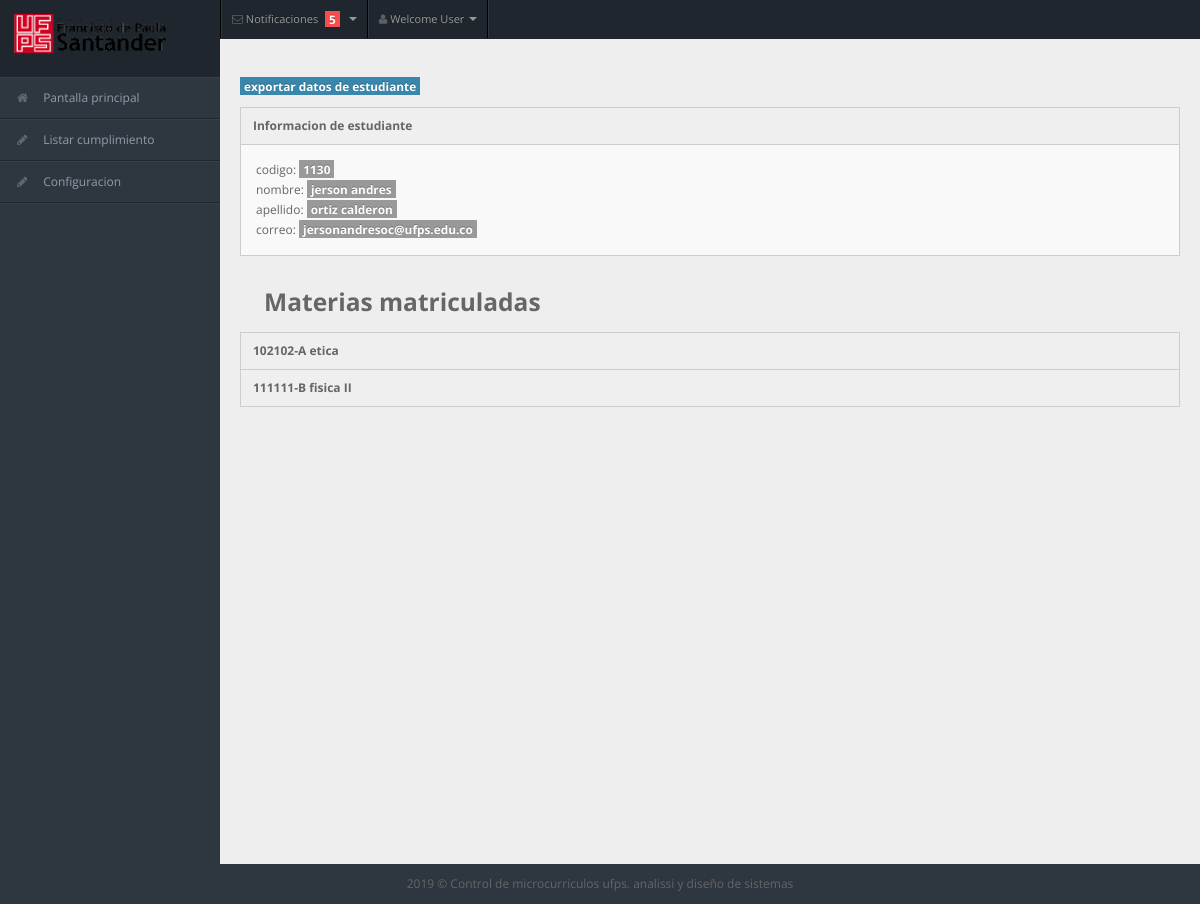
Screenshot of /views/admin/estudiante.php?cod=1130 with the database file from the repository.
### tables this page shows
CREATE TABLE `persona` (
  `codigo` int(11) NOT NULL,
  `nombre` varchar(50) NOT NULL,
  `apellidos` varchar(50) NOT NULL,
  `correo` varchar(50) NOT NULL,
  `contrasena` varchar(255) NOT NULL,
  `tipo` int(11) NOT NULL
);

CREATE TABLE `asignatura` (
  `codigo` int(11) NOT NULL,
  `nombre` varchar(50) NOT NULL,
  `semestre` int(11) NOT NULL,
  `intensidadhoraria` int(11) NOT NULL,
  `creditos` int(11) NOT NULL,
  `nombre_plandeestudios` varchar(50) NOT NULL
);

CREATE TABLE `grupo` (
  `grupo_numero` int(11) NOT NULL,
  `codigo_asignatura` int(11) NOT NULL,
  `grupo` char(1) NOT NULL DEFAULT 'A',
  `codigo_docente` int(11) NOT NULL
);

### model/DAO/personaDAO.php (called while the page is built, shortened)
<?php
require_once '../../model/DTO/personaDTO.php';
class personaDAO {
    public function consultar($id) {
        $conexion = new Conexion();
        $consulta = $conexion->prepare('SELECT * FROM persona WHERE codigo= :idc');
        $consulta->bindParam(':idc', $id);
        $consulta->execute();
        $tabla_datos = $consulta->fetchAll(PDO::FETCH_ASSOC);
        $ces = null;
        if (count($tabla_datos) == 1) {
            foreach ($tabla_datos as $con => $valor) {
                $ces = new personaDTO();
                $ces->setCodigo($tabla_datos[$con]["codigo"]);
                $ces->setNombre($tabla_datos[$con]["nombre"]);
                $ces->setApellido($tabla_datos[$con]["apellidos"]);
                $ces->setCorreo($tabla_datos[$con]["correo"]);
                $ces->setContrasena($tabla_datos[$con]["contrasena"]);
                $ces->setTipo($tabla_datos[$con]["tipo"]);
            }
            return $ces;
        } else {
            return null;
        }
    }
}

### model/DTO/personaDTO.php (called while the page is built, shortened)
<?php
class personaDTO {
    private $codigo;
    private $nombre;
    private $apellido;
    private $correo;
    function getCodigo() {
        return $this->codigo;
    }
    function getNombre() {
        return $this->nombre;
    }
    function getApellido() {
        return $this->apellido;
    }
    function getCorreo() {
        return $this->correo;
    }
    function setCodigo($codigo) {
        $this->codigo = $codigo;
    }
    function setNombre($nombre) {
        $this->nombre = $nombre;
    }
    function setApellido($apellido) {
        $this->apellido = $apellido;
    }
    function setCorreo($correo) {
        $this->correo = $correo;
    }
}

### model/DAO/estudianteDAO.php (called while the page is built, shortened)
<?php
require_once '../../model/DTO/asignaturaDTO.php';
class estudianteDAO {
    public function obtenerMatricula($codigo) {
        $conexion = new Conexion();
        $consulta = $conexion->prepare('SELECT M.* FROM matricula M , estudiante E   WHERE E.id_matricula = M.id AND E.codigo_persona = :idc');
        $consulta->bindParam(':idc', $codigo);
        $consulta->execute();
        $ces = null;
        $tabla_datos = $consulta->fetchAll(PDO::FETCH_ASSOC);
        foreach ($tabla_datos as $con => $valor) {
            $ces = new matriculaDTO();
            $ces->setId($tabla_datos[$con]["id"]);
            $ces->setSemestre($tabla_datos[$con]["semestre"]);
            $ces->setCodigo_programa($tabla_datos[$con]["codigo_programa"]);
        }
        return $ces;
    }
    public function consultarMaterias($id) {
        $conexion = new Conexion();
        $consulta = $conexion->prepare("SELECT A.* , G.* FROM persona P , estudiante E , matricula M , grupo G ,asignatura A , grupomatricula GM WHERE P.codigo=:idc AND P.codigo=E.codigo_persona AND M.id = E.id_matricula AND GM.id_matricula=E.id_matricula and G.codigo_asignatura = A.codigo AND GM.grupo_numero=G.grupo_numero");
        $consulta->bindParam(':idc', $id);
        $consulta->execute();
        $tabla_datos = $consulta->fetchAll(PDO::FETCH_ASSOC);
        $astraba = array();
        foreach ($tabla_datos as $con => $valor) {
            $ces = new asignaturaDTO();
            $ces->setCodigo($tabla_datos[$con]["codigo"]);
            $ces->setNombre($tabla_datos[$con]["nombre"]);
            $ces->setSemestre($tabla_datos[$con]["semestre"]);
            $ces->setIntencidad_horaria($tabla_datos[$con]["intensidadhoraria"]);
            $ces->setCreditos($tabla_datos[$con]["creditos"]);
            $ces->setNombre_planestudio($tabla_datos[$con]["nombre_plandeestudios"]);
            $gru = new grupoDTO();
            $gru->setGrupo_numero($tabla_datos[$con]["grupo_numero"]);
            $gru->setCodigo_asignatura($tabla_datos[$con]["codigo_asignatura"]);
            $gru->setGrupo($tabla_datos[$con]["grupo"]);
            array_push($astraba, array("mat" => $ces, "gru" => $gru));
        }
        return $astraba;
    }
}

### controllers/consultaseguimientocontroller.php (called while the page is built, shortened)
<?php
require_once '../../model/DTO/grupoDTO.php';
require_once '../../model/DTO/asignaturaDTO.php';
require_once '../../model/DAO/unidadDAO.php';
require_once '../../model/DAO/estudianteDAO.php';
require_once '../../model/DAO/temaDAO.php';
require_once '../../model/DAO/personaDAO.php';
require_once '../../model/DTO/personaDTO.php';
class consultaController {
    public function consultaestudiante($codigo) {
        $estudao = new estudianteDAO();
        $unidao = new unidadDAO();
        $matricula = $estudao->obtenerMatricula($codigo);
        $materias = $estudao->consultarMaterias($codigo);
        $combo = array();
        foreach ($materias as $materia) {
            $unidadesest = $unidao->consultar($materia["mat"]->getCodigo(), $materia["gru"]->getGrupo_numero());
            $contenido = $this->consultaTemaUnidad($unidadesest, $matricula);
            array_push($combo, array("materia" => $materia, "conten" => $contenido));
        }
        return $combo;
    }
    public function consultaTemaUnidad($unidades, $matricula) {
        $temada = new temaDAO();
        $temasu = array();
        foreach ($unidades as $unidad) {
            $temas = $temada->consultar($matricula->getId(), $unidad->getId());
            array_push($temasu, array("unidad" => $unidad, "tema" => $temas));
        }
        return $temasu;
    }
}
?>

### model/DAO/unidadDAO.php (called while the page is built, shortened)
<?php
class unidadDAO {
    public function consultar($id, $gru) {
        $conexion = new Conexion();
       $consulta =  $conexion->prepare("SELECT U.id , U.nombre_contenido ,U.id_microcurriculo ,U.horaspresenciales,U.horasindependientes , U.horatotal FROM asignatura A , unidad U , microcurriculo M ,grupo G WHERE  U.id_microcurriculo=M.id AND M.id_grupo = :idg AND G.grupo_numero =M.id_grupo AND  A.codigo = G.codigo_asignatura and G.codigo_asignatura=:idc");
        $consulta->bindParam(':idc', $id);
        $consulta->bindParam(':idg', $gru);
        $consulta->execute();
        $tabla_datos = $consulta->fetchAll(PDO::FETCH_ASSOC);
        $astraba = array();
        foreach ($tabla_datos as $con => $valor) {
            $ces = new unidadDTO();
            $ces->setId($tabla_datos[$con]["id"]);
            $ces->setNombre($tabla_datos[$con]["nombre_contenido"]);
            $ces->setId_microcurriculo($tabla_datos[$con]["id_microcurriculo"]);
            $ces->setHora_presencial($tabla_datos[$con]["horaspresenciales"]);
            $ces->setHora_independiente($tabla_datos[$con]["horasindependientes"]);
            $ces->setHora_total($tabla_datos[$con]["horatotal"]);
            array_push($astraba, $ces);
        }
        return $astraba;
    }
}

### model/DAO/temaDAO.php (called while the page is built, shortened)
<?php
class temaDAO {
    public function consultar($idm, $idu) {
        $conexion = new Conexion();
        $consulta = $conexion->prepare("SELECT T.id , T.id_unidad , T.nombre , P.porcentaje from   tema T , unidad U , matricula M , prueba P WHERE
P.id_prueba = M.id AND M.id = :idm AND T.id = P.id_tema AND P.id_unidad =
T.id_unidad AND U.id = T.id_unidad  AND T.id_unidad =:idu ");
        $consulta->bindParam(':idm', $idm);
        $consulta->bindParam(':idu', $idu);
        $consulta->execute();
        $tabla_datos = $consulta->fetchAll(PDO::FETCH_ASSOC);
        $astraba = array();
        foreach ($tabla_datos as $con => $valor) {
            $ces = new temaDTO();
            $ces->setId($tabla_datos[$con]["id"]);
            $ces->setIdunidad($tabla_datos[$con]["id_unidad"]);
            $ces->setNombre($tabla_datos[$con]["nombre"]);
            $ces->setCalificacion($tabla_datos[$con]["porcentaje"]);
            array_push($astraba, $ces);
        }
        return $astraba;
    }
}

### model/DTO/asignaturaDTO.php (called while the page is built, shortened)
<?php
class asignaturaDTO {
    private $codigo;
    function getCodigo() {
        return $this->codigo;
    }
    function setCodigo($codigo) {
        $this->codigo = $codigo;
    }
}

### model/DTO/grupoDTO.php (called while the page is built, shortened)
<?php
class grupoDTO {
    private $grupo;
    function getGrupo() {
        return $this->grupo;
    }
    function setGrupo($grupo) {
        $this->grupo = $grupo;
    }
}

### views/admin/estudiante.php (the view, shortened to what this page needs)
<!DOCTYPE html>
<html lang="en">
    <?php
    $cod = $_GET["cod"];
    require_once '../../model/DAO/estudianteDAO.php';
    require_once '../../model/DAO/personaDAO.php';
    require_once '../../controllers/consultaseguimientocontroller.php';
    $perdao = new personaDAO();
    $est = $perdao->consultar($cod);
    $algo = new consultaController();
    $list = $algo->consultaestudiante($cod);
    ?>
    <head>
        <link rel="stylesheet" href="../css/bootstrap.min.css" />
        <link rel="stylesheet" href="../css/bootstrap-responsive.min.css" />
        <link rel="stylesheet" href="../css/fullcalendar.css" />
        <link rel="stylesheet" href="../css/matrix-style.css" />
        <link rel="stylesheet" href="../css/matrix-media.css" />
        <link href="../font-awesome/css/font-awesome.css" rel="stylesheet" />
        <link rel="stylesheet" href="../css/jquery.gritter.css" />
    </head>
    <body>
        <?php
        include("../includes/navadmin.php");
        include("../includes/sideadmin.php");
        ?>
        <div id="content">
            <div class="container-fluid">
                <div class="row-fluid">
                    <div class="span6">
                        <a href="#">
                            <span class="label label-info">exportar datos de estudiante</span>
                        </a>
                    </div>
                    <div class="widget-box">
                        <div class="widget-title">
                            <h5>Informacion de estudiante</h5>
                        </div>
                        <div class="widget-content">
                            codigo:  <span class="label"><?php echo $est->getCodigo(); ?> </span>
                            <br>
                            nombre: <span class="label"><?php echo $est->getNombre(); ?></span>
                            <br>
                            apellido: <span class="label"><?php echo $est->getApellido(); ?></span>
                            <br>
                            correo: <span class="label"><?php echo $est->getCorreo(); ?></span>
                            <br>
                        </div>
                    </div>
                    <div class="span6">
                        <h3>
                            Materias matriculadas
                        </h3>
                    </div>
                    <div class="widget-box collapsible">
                        <?php
                        foreach ($list as $elemento) {
                            $mater = $elemento["materia"];
                            $mat = $mater["mat"]->getCodigo();
                            $manon = $mater["mat"]->getNombre();
                            $gru = $mater["gru"]->getGrupo();
                            $mostmat = $mat . '-' . $gru . ' ' . $manon;
                            ?>
                            <div class="widget-title">
                                <a data-toggle="collapse" href="#collapse<?php echo $mat . $gru ?>">
                                    <h5> <?php echo $mostmat ?>  </h5>
                                </a>
                            </div>
                        <?php } ?>
                    </div>
                </div>
            </div>
        </div>
        <?php
        include("../includes/footer.php");
        ?>
    </body>
</html>

### views/css/matrix-style.css (style rules this page uses)
* { outline:none !important; -moz-outline: none !important; }
html, body { height:100% }
body { overflow-x: hidden; margin-top: -10px; font-family: 'Open Sans', sans-serif; font-size:12px; color:#666; }
a { color:#666; }
select, textarea, input[type="text"], input[type="password"], input[type="datetime"], input[type="datetime-local"], input[type="date"], input[type="month"], input[type="time"], input[type="week"], input[type="number"], input[type="email"], input[type="url"], input[type="search"], input[type="tel"], input[type="color"], .uneditable-input, .label, .dropdown-menu, .btn, .well, .progress, .table-bordered, .btn-group > .btn:first-child, .btn-group > .btn:last-child, .btn-group > .btn:last-child, .btn-group > .dropdown-toggle, .alert { border-radius:0px; }
#content { background: none repeat scroll 0 0 #eeeeee; margin-left: 220px; margin-right: 0; padding-bottom: 25px; position: relative; min-height:100%; width: auto; }
.container-fluid .row-fluid:first-child { margin-top: 20px; }
.widget-box { background: none repeat scroll 0 0 #F9F9F9; border-left: 1px solid #CDCDCD; border-top: 1px solid #CDCDCD; border-right: 1px solid #CDCDCD; clear: both; margin-top: 16px; margin-bottom: 16px; position: relative; }
.widget-title, .modal-header, .table th, div.dataTables_wrapper .ui-widget-header { background:#efefef; border-bottom: 1px solid #CDCDCD; height: 36px; }
.widget-title h5 { color: #666; float: left; font-size: 12px; font-weight: bold; padding: 12px; line-height: 12px; margin: 0; }
.widget-content { padding:15px; border-bottom: 1px solid #cdcdcd; }

### views/css/matrix-media.css (style rules this page uses)
body { background:#2E363F; }

### rows the page displays
persona: codigo "1130", nombre "jerson andres", apellidos "ortiz calderon", correo "jersonandresoc@ufps.edu.co"
asignatura: mostmat "102102-A etica"
asignatura: mostmat "111111-B fisica II"
